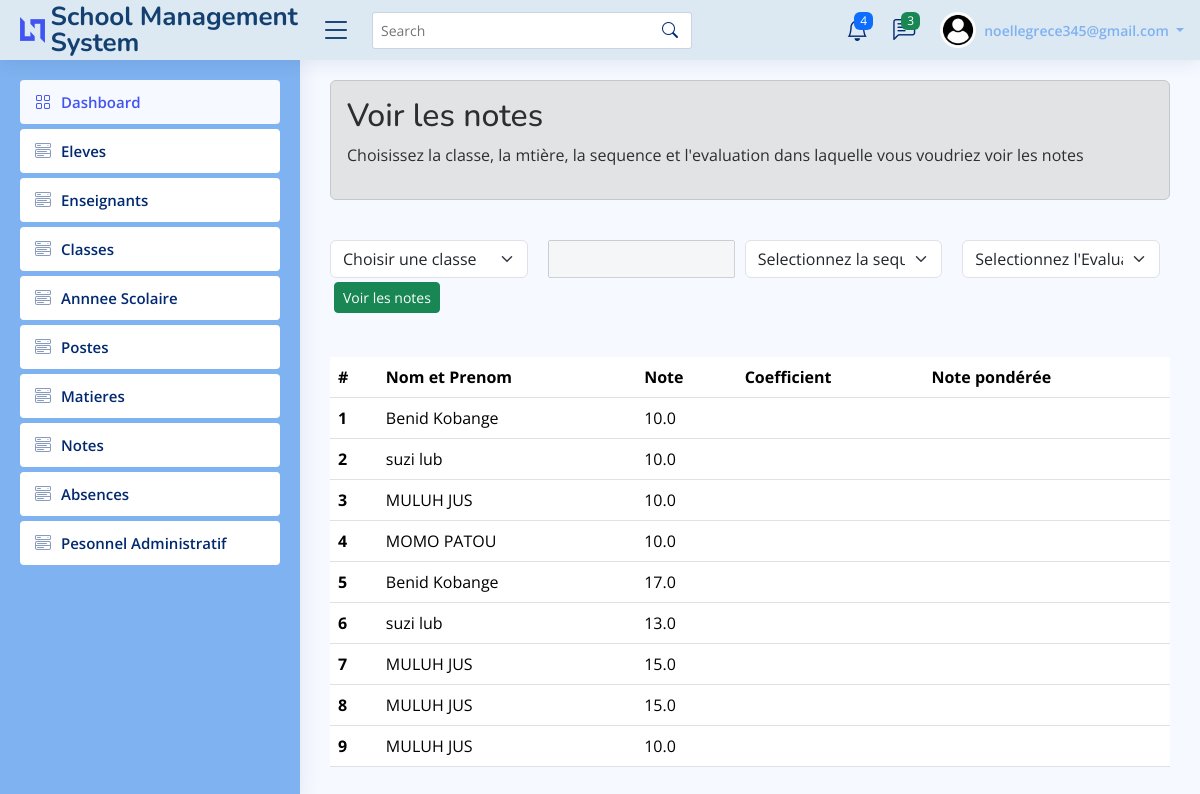
The page /show_notes (signed in) on the database its author committed.
### gestion_utilisateur/models.py (models this page shows, shortened)
class CustomUser(AbstractUser):
    USER_TYPE = ((1, "Personnel"), (2, "Professeur"), (3, "Parent_eleve"))
    SEXE = [("M", "Masculin"), ("F", "Feminin")]
    matricule =  models.TextField(max_length=5, editable=False, default="")
    nom = models.CharField(max_length=256)
    prenom = models.CharField(max_length=256)
    telephone = models.CharField(max_length=256, blank=True, null=True)
    address = models.TextField(blank=True, null=True)
    username = None # Removed username, using email instead
    email = models.EmailField(unique=True)
    user_type = models.PositiveSmallIntegerField(choices=USER_TYPE, null=True)
    sexe = models.CharField(max_length=1, choices=SEXE)
    created_at = models.DateTimeField(auto_now_add=True)
    updated_at = models.DateTimeField(auto_now=True)
    USERNAME_FIELD = "email"
    REQUIRED_FIELDS = []
    objects = CustomUserManager ()

class Eleve(models.Model):
    matricule = models.CharField(max_length=6, editable=False, default="")
    nom = models.CharField(max_length=25)
    prenom = models.CharField(max_length=25)
    date_naiss = models.DateField()
    adresse = models.CharField(max_length=25)
    classe = models.ForeignKey(Classe, on_delete = models.CASCADE)
    annee_scolaire = models.ManyToManyField(Annee_scolaire)
    classe = models.ForeignKey(Classe, on_delete = models.CASCADE)

### gestion_notes/models.py (models this page shows, shortened)
class Note(models.Model):
    eleve = models.ForeignKey('gestion_utilisateur.Eleve', on_delete=models.CASCADE, related_name='notes')
    evaluation = models.CharField(max_length=15)
    note = models.FloatField()
    note_coeficiee = models.FloatField()
    classe = models.ForeignKey('gestion_utilisateur.Classe', on_delete=models.CASCADE, related_name='notes')
    sequence = models.CharField(max_length=50)
    enseignant = models.ForeignKey('gestion_utilisateur.Professeur', on_delete=models.CASCADE, related_name='notes')
    matiere = models.ForeignKey(Matiere, on_delete=models.CASCADE, related_name='notes')
    date = models.DateField()
    @property
    def note_coeficiee(self):
        return self.note * self.evaluation.coefficient

### gestion_utilisateur/views.py (the view)
# urls.py: path('show_notes', views.show_notes),
@login_required
def show_notes(request):
    notes = Note.objects.order_by('-id')
    user = request.user
    classes = []  # Initialisation de la variable classes avec une liste vide
    user = request.user
    if hasattr(user, 'enseignant'):
        enseignant = user.enseignant
        enseignements = Enseignement.objects.filter(enseignant=enseignant)
        classes = [enseignement.classe for enseignement in enseignements]
        print(classes)
    form = NoteForm()
    return render(request, 'index_notes.html', {
        'notes': notes,
        'form': form,
        'classes': classes
    })

### gestion_notes/forms.py
class NoteForm(forms.ModelForm):
    class Meta:
        model = Note
        fields = '__all__'
        widgets = {
            'eleve' : forms.Select(attrs={'class': 'form-control'}),
            'note' : forms.NumberInput(attrs={'class': 'form-control'}),
            'note_coeficiee' : forms.NumberInput(attrs={'class': 'form-control'}),
            'classe' : forms.TextInput(attrs={'class': 'form-control'}),
            'sequence' : forms.TextInput(attrs={'class': 'form-control'}),
            'matiere' : forms.Select(attrs={'class': 'form-control'}),
            'evaluation' : forms.Select(attrs={'class': 'form-control'}),
            'enseignant' : forms.Select(attrs={'class': 'form-control'}),
            'date' : forms.DateInput(attrs={'class': 'form-control'}),
        }

### gestion_utilisateur/templates/index_notes.html (shortened to what this page needs)
{% extends 'link.html' %} {% load static %} {% block content %}
<div class="alert alert-secondary  show" style="display: inline-block; width:100%" >
  <h2>Voir les notes</h2>
  <p>Choisissez la classe, la mtière, la sequence et l'evaluation dans laquelle vous voudriez voir les notes</p>
</div>
<br />
<br />
<form action="/notes/filter_notes/" method="post">
  <div style="display: flex">
    <select
      class="form-select"
      aria-label="select example"
      name="classe_id"
      id="classSelect"
    >
      <option value="">Choisir une classe</option>
    </select>
    <input type="text" id="matiereInput" name="matiere_nom" disabled />
    <select class="form-select" name="sequence">
      <option selected>Selectionnez la sequence</option>
    </select>
    <select class="form-select" name="evaluation">
      <option selected>Selectionnez l'Evaluation</option>
    </select>
  </div>
  <button type="submit" class="btn btn-success btn-sm m-1" > Voir les notes</button>
</form>
  <br />
  <table class="table mt-3">
    <thead>
        <tr>
            <th scope="col">#</th>
            <th scope="col">Nom et Prenom</th>
            <th scope="col">Note</th>
            <th scope="col">Coefficient</th>
            <th scope="col">Note pondérée</th>
        </tr>
    </thead>
    <tbody id="elevesData">
        {% for note in notes %}
        <tr>
            <th scope="row">{{ forloop.counter }}</th>
            <td>{{ note.eleve.nom }} {{ note.eleve.prenom }}</td>
            <td>{{ note.note }}</td>
            <td id="coeficientInput"></td>
            <td>{{ note.evaluation.coefficient }}</td>
        </tr>
        {% endfor %}
    </tbody>
</table>
{% endblock %}

### gestion_utilisateur/templates/link.html (shortened to what this page needs)
<!DOCTYPE html>
{% load static%}
<html lang="en">
  <head>
    <link
      href="{% static 'assets/vendor/bootstrap/css/bootstrap.min.css' %}"
      rel="stylesheet"
    />
    <link
      href="{% static 'assets/vendor/bootstrap-icons/bootstrap-icons.css' %}"
      rel="stylesheet"
    />
    <link
      href="{% static 'assets/vendor/boxicons/css/boxicons.min.css' %}"
      rel="stylesheet"
    />
    <link
      href="{% static 'assets/vendor/quill/quill.snow.css' %}"
      rel="stylesheet"
    />
    <link
      href="{% static 'assets/vendor/quill/quill.bubble.css' %}"
      rel="stylesheet"
    />
    <link
      href="{% static 'assets/vendor/remixicon/remixicon.css' %}"
      rel="stylesheet"
    />
    <link
      href="{% static 'assets/vendor/simple-datatables/style.css' %}"
      rel="stylesheet"
    />
    <link href="{% static 'assets/css/style.css' %}" rel="stylesheet" />
  </head>
  <body>
    {% if user.is_authenticated %}
    <header id="header" class="header fixed-top d-flex align-items-center">
      <div class="d-flex align-items-center justify-content-between">
        <a href="index.html" class="logo d-flex align-items-center">
          <img src="assets/img/logo.png" alt="" />
          <span class="d-none d-lg-block">School Management System</span>
        </a>
        <i class="bi bi-list toggle-sidebar-btn"></i>
      </div>
      <div class="search-bar">
        <form
          class="search-form d-flex align-items-center"
          method="POST"
          action="#"
        >
          <input
            type="text"
            name="query"
            placeholder="Search"
            title="Enter search keyword"
          />
          <button type="submit" title="Search">
            <i class="bi bi-search"></i>
          </button>
        </form>
      </div>
      <nav class="header-nav ms-auto">
        <ul class="d-flex align-items-center">
          <li class="nav-item dropdown">
            <a class="nav-link nav-icon" href="#" data-bs-toggle="dropdown">
              <i class="bi bi-bell"></i>
              <span class="badge bg-primary badge-number">4</span> </a
            >
          </li>
          <li class="nav-item dropdown">
            <a class="nav-link nav-icon" href="#" data-bs-toggle="dropdown">
              <i class="bi bi-chat-left-text"></i>
              <span class="badge bg-success badge-number">3</span>
            </a>
          </li>
          <li class="nav-item dropdown pe-3">
            <a
              class="nav-link nav-profile d-flex align-items-center pe-0"
              href="#"
              data-bs-toggle="dropdown"
            >
              <img
                src="static\assets\img\profile.jpeg"
                alt="Profile"
                class="rounded-circle"
              />
              <span class="d-none d-md-block dropdown-toggle ps-2">
                {{ user.email }}
              </span> </a
            >
          </li>
        </ul>
      </nav>
    </header>
    <aside id="sidebar" class="sidebar">
      {% if user.user_type == 2 %}
      <ul class="sidebar-nav" id="sidebar-nav">
        <li class="nav-item">
          <a class="nav-link" href="/dsh_enseignant">
            <i class="bi bi-grid"></i>
            <span>Dashboard</span>
          </a>
        </li>
        <li class="nav-item">
          <a
            class="nav-link collapsed"
            data-bs-target="#components-nav"
            href="/show_classe"
          >
            <i class="bi bi-menu-button-wide"></i><span>Classes</span>
          </a>
        </li>
        <li class="nav-item">
          <a class="nav-link " data-bs-target="#components-nav" data-bs-toggle="collapse" href="#">
            <i class="bi bi-menu-button-wide"></i><span>Notes</span><i class="bi bi-chevron-down ms-auto"></i>
          </a>
          <ul id="components-nav" class="nav-content collapse" data-bs-parent="#sidebar-nav">
            <li>
              <a href="/notes/add_notes_view">
                <i class="bi bi-circle"></i><span>Ajouter note</span>
              </a>
            </li>
            <li>
              <a href="/notes/filter_notes">
                <i class="bi bi-circle"></i><span>Voir note</span>
              </a>
            </li>
          </ul>
        </li>
        <li class="nav-item">
          <a class="nav-link collapsed" href="/absences/show_absences">
            <i class="bi bi-menu-button-wide"></i><span>Absences</span>
          </a>
        </li>
      </ul>
  {% else %}
  <ul class="sidebar-nav" id="sidebar-nav">
    <li class="nav-item">
      <a class="nav-link" href="/dashboard">
        <i class="bi bi-grid"></i>
        <span>Dashboard</span>
      </a>
    </li>
    <li class="nav-item">
      <a
        class="nav-link collapsed"
        data-bs-target="#components-nav"
        href="/show_eleve"
      >
        <i class="bi bi-menu-button-wide"></i><span>Eleves</span>
      </a>
    </li>
    <li class="nav-item">
      <a
        class="nav-link collapsed"
        data-bs-target="#components-nav"
        href="/show_enseignant"
      >
        <i class="bi bi-menu-button-wide"></i><span>Enseignants</span>
      </a>
    </li>
    <li class="nav-item">
      <a
        class="nav-link collapsed"
        data-bs-target="#components-nav"
        href="/show_classe"
      >
        <i class="bi bi-menu-button-wide"></i><span>Classes</span>
      </a>
    </li>
    <li class="nav-item">
      <a
        class="nav-link collapsed"
        data-bs-target="#components-nav"
        href="/show_anneescolaire"
      >
        <i class="bi bi-menu-button-wide"></i><span>Annnee Scolaire</span>
      </a>
    </li>
    <li class="nav-item">
      <a
        class="nav-link collapsed"
        data-bs-target="#components-nav"
        href="/show_poste"
      >
        <i class="bi bi-menu-button-wide"></i><span>Postes</span>
      </a>
    </li>
    <li class="nav-item">
      <a
        class="nav-link collapsed"
        data-bs-target="#components-nav"
        href="/notes/show_matiere"
      >
        <i class="bi bi-menu-button-wide"></i><span>Matieres</span>
      </a>
    </li>
    <li class="nav-item">
      <a
        class="nav-link collapsed"
        data-bs-target="#components-nav"
        href="/show_notes"
      >
        <i class="bi bi-menu-button-wide"></i><span>Notes</span>
      </a>
    </li>
    <li class="nav-item">
      <a class="nav-link collapsed" href="/absences/show_absences">
        <i class="bi bi-menu-button-wide"></i><span>Absences</span>
      </a>
    </li>
    <li class="nav-item">
      <a
        class="nav-link collapsed"
        data-bs-target="#components-nav"
        href="/show_personnelAD"
      >
        <i class="bi bi-menu-button-wide"></i
        ><span>Pesonnel Administratif</span>
      </a>
    </li>
  </ul>
  {% endif %}
    </aside>
    <main id="main" class="main">{% block content %} {% endblock %}</main>
    {% endif %}
  </body>
</html>

### gestion_utilisateur/static/assets/css/style.css (style rules this page uses)
:root { scroll-behavior: smooth; }
body { font-family: "Open Sans", sans-serif; background: #f6f9ff; color: #444444; }
a { color: #4154f1; text-decoration: none; }
h1, h2, h3, h4, h5, h6 { font-family: "Nunito", sans-serif; }
#main { margin-top: 60px; padding: 20px 30px; transition: all 0.3s; }
.logo { line-height: 1; }
@media (min-width: 1200px) { .logo { width: 280px; } }
.logo img { max-height: 26px; margin-right: 6px; }
.logo span { font-size: 26px; font-weight: 700; color: #134070; font-family: "Nunito", sans-serif; }
.header { transition: all 0.5s; z-index: 997; height: 60px; box-shadow: 0px 2px 20px rgba(1, 41, 112, 0.1); background-color: #DCE8F2; padding-left: 20px; }
.header .toggle-sidebar-btn { font-size: 32px; padding-left: 10px; cursor: pointer; color: #134070; }
.header .search-bar { min-width: 360px; padding: 0 20px; }
.header .search-form { width: 100%; }
.header .search-form input { border: 0; font-size: 14px; color: #012970; border: 1px solid rgba(1, 41, 112, 0.2); padding: 7px 38px 7px 8px; border-radius: 3px; transition: 0.3s; width: 100%; }
.header .search-form button { border: 0; padding: 0; margin-left: -30px; background: none; }
.header .search-form button i { color: #012970; }
.header-nav ul { list-style: none; }
.header-nav>ul { margin: 0; padding: 0; }
.header-nav .nav-icon { font-size: 22px; color: #012970; margin-right: 25px; position: relative; }
.header-nav .nav-profile { color: #7FB2F0; }
.header-nav .nav-profile img { max-height: 36px; }
.header-nav .nav-profile span { font-size: 14px; font-weight: 600; }
.header-nav .badge-number { position: absolute; inset: -2px -5px auto auto; font-weight: normal; font-size: 12px; padding: 3px 6px; }
.sidebar { position: fixed; top: 60px; left: 0; bottom: 0; width: 300px; z-index: 996; transition: all 0.3s; padding: 20px; overflow-y: auto; scrollbar-width: thin; scrollbar-color: #aab7cf transparent; box-shadow: 0px 0px 20px rgba(1, 41, 112, 0.1); background-color: #7FB2F0; }
@media (min-width: 1200px) { #main, #footer { margin-left: 300px; } }
.sidebar-nav { padding: 0; margin: 0; list-style: none; }
.sidebar-nav li { padding: 0; margin: 0; list-style: none; }
.sidebar-nav .nav-item { margin-bottom: 5px; }
.sidebar-nav .nav-link { display: flex; align-items: center; font-size: 15px; font-weight: 600; color: #4154f1; transition: 0.3; background: #f6f9ff; padding: 10px 15px; border-radius: 4px; }
.sidebar-nav .nav-link i { font-size: 16px; margin-right: 10px; color: #4154f1; }
.sidebar-nav .nav-link.collapsed { color: #012970; background: #fff; }
.sidebar-nav .nav-link.collapsed i { color: #899bbd; }

### gestion_utilisateur/templates/index_notes.html (style rules this page uses)
.form-select { margin-right: 10px; }
div { display: flex; gap: 10px; }

### rows shown on the page
CustomUser: email "noellegrece345@gmail.com"
Note: eleve.nom "Benid", eleve.prenom "Kobange", note "10.0"
Note: eleve.nom "suzi", eleve.prenom "lub", note "10.0"
Note: eleve.nom "MULUH", eleve.prenom "JUS", note "10.0"
Note: eleve.nom "MOMO", eleve.prenom "PATOU", note "10.0"
Note: eleve.nom "Benid", eleve.prenom "Kobange", note "17.0"
Note: eleve.nom "suzi", eleve.prenom "lub", note "13.0"
Note: eleve.nom "MULUH", eleve.prenom "JUS", note "15.0"
Note: eleve.nom "MULUH", eleve.prenom "JUS", note "15.0"
Note: eleve.nom "MULUH", eleve.prenom "JUS", note "10.0"
